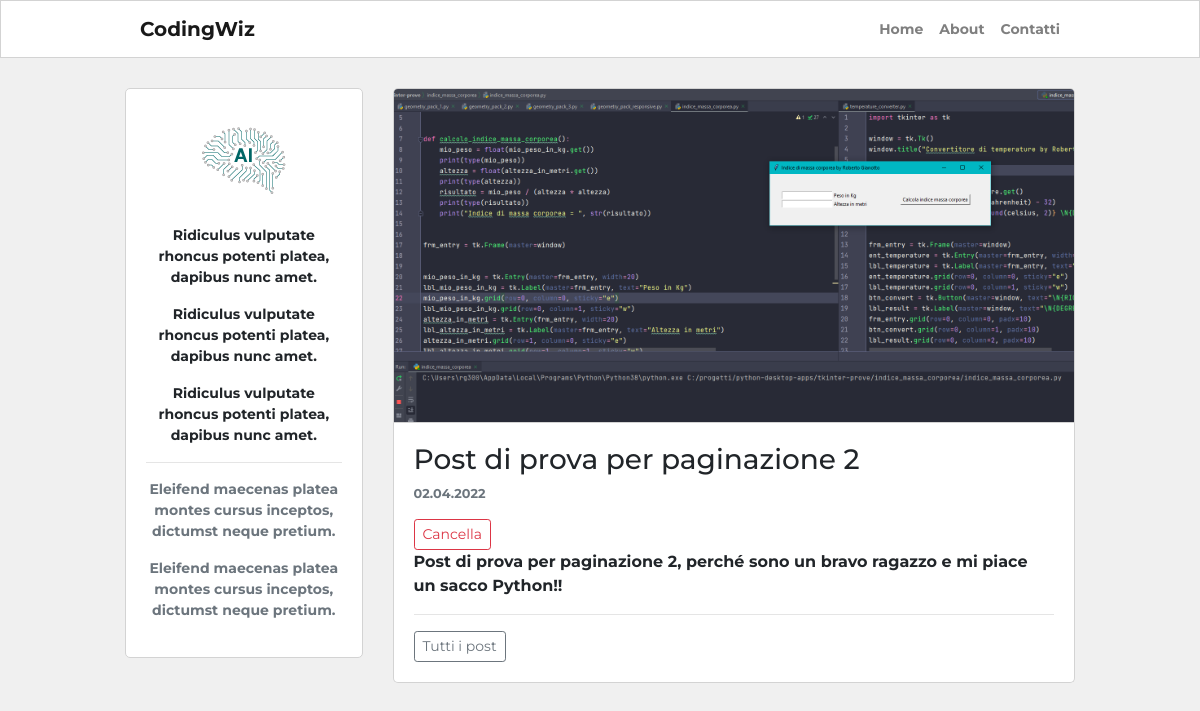
Page /posts/post-di-prova-per-paginazione-2-pszoik on the committed database.
### blog/models.py (models this page shows, shortened)
class Post(db.Model):
    __tablename__ = "post"
    id = db.Column(db.Integer, primary_key=True)
    user_id = db.Column(db.Integer, db.ForeignKey("user.id"), nullable=False)
    created_at = db.Column(db.DateTime, default=datetime.now)
    title = db.Column(db.String(255), nullable=False)
    description = db.Column(db.String(255))
    body = db.Column(db.Text(), nullable=False)
    slug = db.Column(db.String(255))
    image = db.Column(db.String(120))

### blog/routes.py (the view)
@app.route('/posts/<string:post_slug>')
def post_details(post_slug):
    post_instance = Post.query.filter_by(slug=post_slug).first_or_404() # questo metodo mi permette se chiamo un post che non esiste di andare in 404 e non in None Type
    return render_template("post_details.html", post=post_instance)

### blog/templates/post_details.html (shortened to what this page needs)
{% extends 'base.html' %}
{% block content %}
<div class="container content-container">
    <div class="row no-gutters">
        <div class="col-md-9 order-md-2">
                {% if post.image %}
                <div class="post-image-block">
                    <img class="img-fluid post-image" src="{{ url_for('static', filename='img/posts/' + post.image) }}" alt="">
                </div>
                <div class="post-page-block no-border-top">
                {% else %}
                <div class="post-page-block">
                {% endif %}
                <h3>{{ post.title }}</h3>
                <p class="p-small-two text-muted">
                    {{ post.created_at.strftime("%d.%m.%Y") }}
                </p>
                <button type="button" class="btn btn-sm btn-outline-danger" data-toggle="modal" data-target="#deletePostModal">
                    Cancella
                </button>
                <p>
                    {{ post.body }}
                </p>
                <hr>
                <a class="btn btn-sm btn-outline-secondary" href="{{url_for('homepage')}}">Tutti i post</a>
            </div>
        </div>
        <div class="col-md-3 order-md-1">
            {% include "about_me_snippet.html" %}
        </div>
    </div>
</div>
{% endblock %}

### blog/static/blog.css (style rules this page uses)
html, body { font-family: 'Montserrat', sans-serif; background-color: #f0f0f0; font-weight: bold; }
.content-container { max-width: 950px; margin-top: 30px; margin-bottom: 30px; padding: 0px; }
.post-page-block { background-color: white; border: 1px solid #d3d3d3; border-radius: 5px; padding:20px; margin-bottom:30px; }
.p-small-two { font-size: 0.800rem; }
.no-border-top { border-top: 0; border-top-left-radius: 0; border-top-right-radius: 0; }
.post-image { border: 1px solid #d3d3d3; border-top-left-radius: 5px; border-top-right-radius: 5px; }
@media (min-width: 768px) { .post-page-block { margin-left: 30px; } }
@media (min-width: 768px) { .post-image-block { margin-left: 30px; } }

### rows in the picture
Post: image (picture), title "Post di prova per paginazione 2", created_at "02.04.2022", body "Post di prova per paginazione 2, perché sono un bravo ragazzo e mi piace un sacco Python!!"
